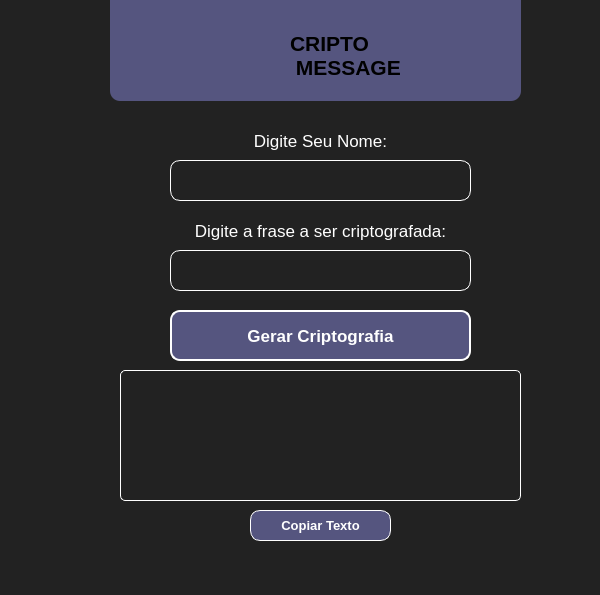
<?xml version="1.0" encoding="UTF-8"?>
<ui version="4.0">
 <class>MainWindow</class>
 <widget class="QMainWindow" name="MainWindow">
  <property name="geometry">
   <rect>
    <x>0</x>
    <y>0</y>
    <width>600</width>
    <height>595</height>
   </rect>
  </property>
  <property name="windowTitle">
   <string>MainWindow</string>
  </property>
  <property name="styleSheet">
   <string notr="true">background-color: #222</string>
  </property>
  <widget class="QWidget" name="centralwidget">
   <widget class="QPushButton" name="criptoButton">
    <property name="geometry">
     <rect>
      <x>170</x>
      <y>310</y>
      <width>301</width>
      <height>51</height>
     </rect>
    </property>
    <property name="font">
     <font>
      <pointsize>13</pointsize>
      <weight>75</weight>
      <bold>true</bold>
     </font>
    </property>
    <property name="styleSheet">
     <string notr="true">border-style: solid;
background-color: rgb(85, 85, 127);
color: rgb(255, 255, 255);
padding: 5px;
border-width: 2px;
border-color: #fff;
border-radius: 10px;</string>
    </property>
    <property name="text">
     <string>Gerar Criptografia</string>
    </property>
    <property name="iconSize">
     <size>
      <width>40</width>
      <height>40</height>
     </size>
    </property>
   </widget>
   <widget class="QLineEdit" name="lineEdit">
    <property name="geometry">
     <rect>
      <x>170</x>
      <y>250</y>
      <width>301</width>
      <height>41</height>
     </rect>
    </property>
    <property name="font">
     <font>
      <pointsize>12</pointsize>
     </font>
    </property>
    <property name="styleSheet">
     <string notr="true">border-style: solid;
color: rgb(255, 255, 255);
padding: 5px;
border-width: 1px;
border-color: #fff;
border-radius: 10px;</string>
    </property>
    <property name="text">
     <string/>
    </property>
   </widget>
   <widget class="QLabel" name="label_2">
    <property name="geometry">
     <rect>
      <x>170</x>
      <y>220</y>
      <width>301</width>
      <height>21</height>
     </rect>
    </property>
    <property name="font">
     <font>
      <pointsize>13</pointsize>
     </font>
    </property>
    <property name="styleSheet">
     <string notr="true">color: #fff; 
text-align: 'center';</string>
    </property>
    <property name="text">
     <string>Digite a frase a ser criptografada:</string>
    </property>
    <property name="alignment">
     <set>Qt::AlignCenter</set>
    </property>
   </widget>
   <widget class="QLabel" name="resultado">
    <property name="geometry">
     <rect>
      <x>120</x>
      <y>370</y>
      <width>401</width>
      <height>131</height>
     </rect>
    </property>
    <property name="font">
     <font>
      <pointsize>14</pointsize>
     </font>
    </property>
    <property name="styleSheet">
     <string notr="true">color: #fff; padding: 5px;
border-style: solid;
border-width: 1px;
border-color: #fff;
border-radius: 5px;</string>
    </property>
    <property name="text">
     <string/>
    </property>
    <property name="textFormat">
     <enum>Qt::AutoText</enum>
    </property>
    <property name="scaledContents">
     <bool>true</bool>
    </property>
    <property name="alignment">
     <set>Qt::AlignCenter</set>
    </property>
    <property name="wordWrap">
     <bool>true</bool>
    </property>
   </widget>
   <widget class="QLineEdit" name="lineEdit_2">
    <property name="geometry">
     <rect>
      <x>170</x>
      <y>160</y>
      <width>301</width>
      <height>41</height>
     </rect>
    </property>
    <property name="font">
     <font>
      <pointsize>12</pointsize>
     </font>
    </property>
    <property name="styleSheet">
     <string notr="true">border-style: solid;
color: rgb(255, 255, 255);
padding: 5px;
border-width: 1px;
border-color: #fff;
border-radius: 10px;</string>
    </property>
    <property name="text">
     <string/>
    </property>
   </widget>
   <widget class="QLabel" name="label_4">
    <property name="geometry">
     <rect>
      <x>170</x>
      <y>130</y>
      <width>301</width>
      <height>21</height>
     </rect>
    </property>
    <property name="font">
     <font>
      <pointsize>13</pointsize>
     </font>
    </property>
    <property name="styleSheet">
     <string notr="true">color: #fff; 
text-align: 'center';</string>
    </property>
    <property name="text">
     <string>Digite Seu Nome:</string>
    </property>
    <property name="alignment">
     <set>Qt::AlignCenter</set>
    </property>
   </widget>
   <widget class="QPushButton" name="pasteButton">
    <property name="geometry">
     <rect>
      <x>250</x>
      <y>510</y>
      <width>141</width>
      <height>31</height>
     </rect>
    </property>
    <property name="font">
     <font>
      <pointsize>10</pointsize>
      <weight>75</weight>
      <bold>true</bold>
     </font>
    </property>
    <property name="styleSheet">
     <string notr="true">color: rgb(255, 255, 255);
background-color: rgb(85, 85, 127);
border-style: solid;
border-width: 1px;
border-color: #fff;
border-radius: 10px;</string>
    </property>
    <property name="text">
     <string>Copiar Texto</string>
    </property>
    <property name="iconSize">
     <size>
      <width>40</width>
      <height>40</height>
     </size>
    </property>
   </widget>
   <widget class="QLabel" name="resultado_2">
    <property name="geometry">
     <rect>
      <x>250</x>
      <y>555</y>
      <width>141</width>
      <height>21</height>
     </rect>
    </property>
    <property name="font">
     <font>
      <pointsize>11</pointsize>
     </font>
    </property>
    <property name="styleSheet">
     <string notr="true">
color: rgb(255, 255, 0);</string>
    </property>
    <property name="text">
     <string/>
    </property>
    <property name="textFormat">
     <enum>Qt::AutoText</enum>
    </property>
    <property name="scaledContents">
     <bool>true</bool>
    </property>
    <property name="alignment">
     <set>Qt::AlignCenter</set>
    </property>
    <property name="wordWrap">
     <bool>true</bool>
    </property>
   </widget>
   <widget class="QFrame" name="frame">
    <property name="geometry">
     <rect>
      <x>110</x>
      <y>-20</y>
      <width>411</width>
      <height>121</height>
     </rect>
    </property>
    <property name="styleSheet">
     <string notr="true">background-color: rgb(85, 85, 127);
border-radius: 10px;</string>
    </property>
    <property name="frameShape">
     <enum>QFrame::StyledPanel</enum>
    </property>
    <property name="frameShadow">
     <enum>QFrame::Raised</enum>
    </property>
    <widget class="QLabel" name="label">
     <property name="geometry">
      <rect>
       <x>80</x>
       <y>30</y>
       <width>81</width>
       <height>81</height>
      </rect>
     </property>
     <property name="font">
      <font>
       <pointsize>7</pointsize>
      </font>
     </property>
     <property name="text">
      <string/>
     </property>
     <property name="pixmap">
      <pixmap>img/criptografado.png</pixmap>
     </property>
     <property name="scaledContents">
      <bool>true</bool>
     </property>
    </widget>
    <widget class="QLabel" name="label_3">
     <property name="geometry">
      <rect>
       <x>180</x>
       <y>50</y>
       <width>191</width>
       <height>51</height>
      </rect>
     </property>
     <property name="font">
      <font>
       <pointsize>16</pointsize>
       <weight>75</weight>
       <bold>true</bold>
      </font>
     </property>
     <property name="text">
      <string>CRIPTO 
 MESSAGE</string>
     </property>
    </widget>
   </widget>
  </widget>
 </widget>
 <resources/>
 <connections/>
</ui>
